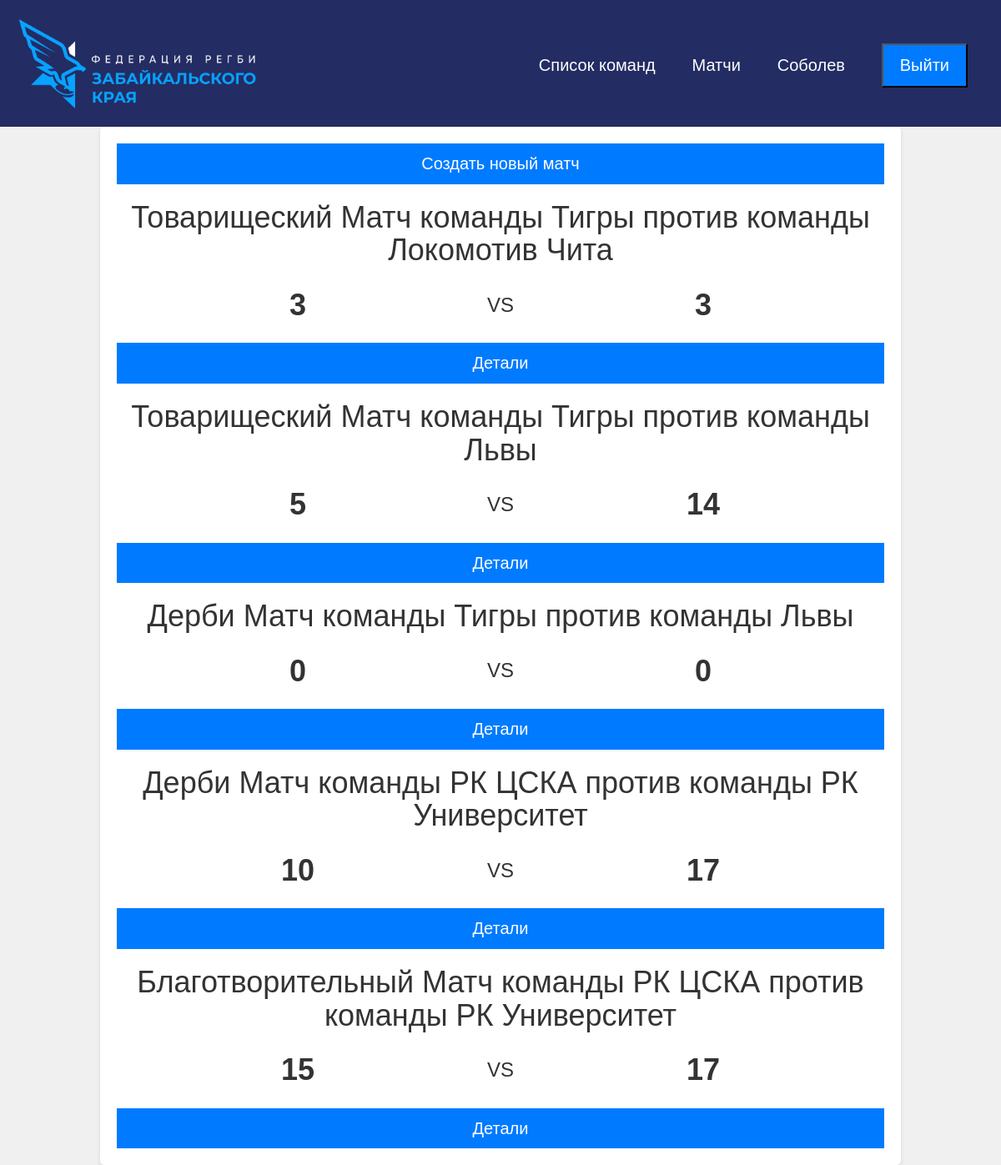
Screenshot of /match/ (signed in) with the database file from the repository.
### referee/models.py (models this page shows, shortened)
class Match(models.Model):
    TeamA=models.ForeignKey(Team, related_name='teamA', on_delete=models.CASCADE)
    TeamB=models.ForeignKey(Team, related_name='teamB', on_delete=models.CASCADE)
    StartTime=models.TimeField()
    EndTime=models.TimeField(blank=True,null=True)
    ScoreA=models.IntegerField(blank=True,null=True)
    ScoreB=models.IntegerField(blank=True,null=True)
    Type=models.ForeignKey('MatchType',related_name='type', on_delete=models.CASCADE)
    class Meta:
        verbose_name = 'Матч'
        verbose_name_plural = 'Матчи'

class MatchType(models.Model):
    Type=models.TextField()
    class Meta:
        verbose_name='Тип матча'
        verbose_name_plural = 'Типы матчей'
    def __str__(self):
        return self.Type

### trener/models.py (models this page shows)
class Team(models.Model):
    Name=models.TextField()
    TShirts=models.TextField()
    Pants=models.TextField()
    City=models.TextField()
    Trener=models.ForeignKey(mod.User,related_name='team', on_delete=models.CASCADE)
    class Meta:
        verbose_name = 'Команда'
        verbose_name_plural = 'Команды'
    def __str__(self):
        return self.Name

### referee/views.py (the view)
# urls.py: path('match/',views.match_list, name='match')
def match_list(request):
    match_l=Match.objects.all()
    p={}
    for i in match_l:
        print(i.id)
        p[i.id] = scoreCount(i.id)
    return render(request,'match.html',{'matches':match_l,"score":p})

### referee/templatetags/test.py (called while the page is built)
@register.filter
def get_value_from_dict(dict_data, key):
    return dict_data.get(key)

### referee/views.py (called while the page is built)
def scoreCount(id):
    gols=Gols.objects.filter(MatchID=id)
    total_gols_a,total_gols_b=0,0
    for i in gols:
        if i.PlayerID.Team == i.MatchID.TeamA:
            total_gols_a+=i.GolType.Points
        else:
            total_gols_b+=i.GolType.Points
    return {'GolsB':total_gols_b,'GolsA':total_gols_a}

### templates/match.html
{% extends 'base.html' %}
{% block content %}
{%load test%}
<section class="container">
		{%if request.user.groups.all.0.name == 'referee'%}
		<a href="/addMatch/" class="button">Создать новый матч</a>
		{%endif%}
		{%for i in matches%}
			<h1>{{i.Type}} Матч команды {{i.TeamA}} против команды {{i.TeamB}}</h1>
			<div class="scoreboard">
			  <div class="team">
				<span class="score">{{score|get_value_from_dict:i.id|get_value_from_dict:'GolsA'}}</span>
			  </div>
			  <div class="vs">VS</div>
			  <div class="team">
				<span class="score">{{score|get_value_from_dict:i.id|get_value_from_dict:'GolsB'}}</span>
			  </div>
			</div>
			<a href="/matchDetail/{{i.id}}/" class="button">Детали</a>
		  {%endfor%}
</section>
{% endblock %}

### templates/base.html (shortened to what this page needs)
{% load static %}
<!doctype html>
<html lang="en">
  <head>
    <link
      rel="stylesheet"
      href="/static/css/bootstrap.css" rel='stylesheet' type='text/css' />
    <link rel="stylesheet" href="/static/css/style1.css" type="text/css" media="all"/>
  </head>
	<div class="header">
<img src="/static/images/logo.png" alt=""/>
	  <nav>
		  <ul>
			  <li><h2><a href="/Teams/">Список команд</a></h2></li>
			  <li><h2><a href="/match/">Матчи</a></h2></li>
        <li><h2>{{request.user.last_name}} </h2></li>
        <li><form method="post" action="/logout/">{% csrf_token %}<button action="submit" class="button">Выйти</button></form></li>
      </ul>
        </nav>
	</div>
  <body>
        <div>
			{% block content %}
			{% endblock %}
		</div>
  </body>
</html>

### static/css/style1.css (style rules this page uses)
body { font-family: sans-serif; margin: 0; padding: 0; background-color: #f0f0f0; }
.header { background-color: #232c63; color: #fff; padding: 20px; display: flex; justify-content: space-between; align-items: center; }
.header img { width: 25%; height: 25%; }
nav ul { list-style: none; margin: 0; padding: 0; text-align: center; }
nav li { display: inline-block; margin: 0 20px; font-size: 20px; }
nav li h2 { font-size: 20px; }
nav a { color: #fff; text-decoration: none; }
section { margin-bottom: 20px; }
.score { font-size: 24px; margin: 0 10px; }
.container { width: 80%; margin: 0 auto; padding: 20px; background-color: #fff; border-radius: 5px; box-shadow: 0 2px 5px rgba(0, 0, 0, 0.1); }
.container h1 { text-align: center; margin-bottom: 20px; }
.scoreboard { display: flex; justify-content: space-between; align-items: center; margin-bottom: 20px; }
.team { width: 70%; text-align: center; }
.team .score { font-size: 36px; font-weight: bold; }
.vs { font-size: 24px; margin: 0 10px; }
.button { display: block; padding: 10px 20px; background-color: #007bff; color: #fff; text-align: center; text-decoration: none; cursor: pointer; font-size: 20px; }
.form .input, .button, .select, .textarea { width: 100%; }

### rows the page displays
Match: Type "Товарищеский", TeamA "Тигры", TeamB "Локомотив Чита", id "3"
Match: Type "Товарищеский", TeamA "Тигры", TeamB "Львы", id "5", id "14"
Match: Type "Дерби", TeamA "Тигры", TeamB "Львы", id "0"
Match: Type "Дерби", TeamA "РК ЦСКА", TeamB "РК Университет", id "10", id "17"
Match: Type "Благотворительный", TeamA "РК ЦСКА", TeamB "РК Университет", id "15", id "17"

### other values shown
{{ request.user.last_name }} "Соболев"
